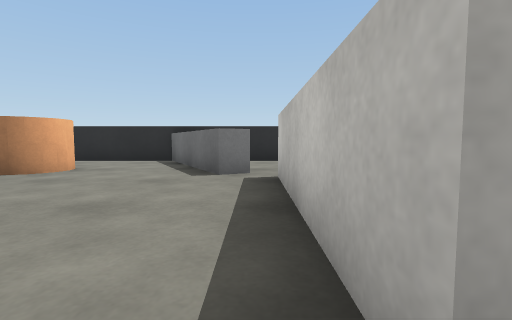
view 1 (above)

18 first-person views from a walk through a 3-D level made in the Unity game engine. The camera is 0.59 m above the floor, tilts 4° down and sees 85° across. The floor is counted in squares, 1 m on a side. Each view is taken from the middle of a square. On the plan, view 1 faces up. The plan holds only what a view shows up to about 9 squares ahead; the rest is blank. The place goes on beyond the plan. Surface patterns are stand-ins for the level's own textures.

view 2
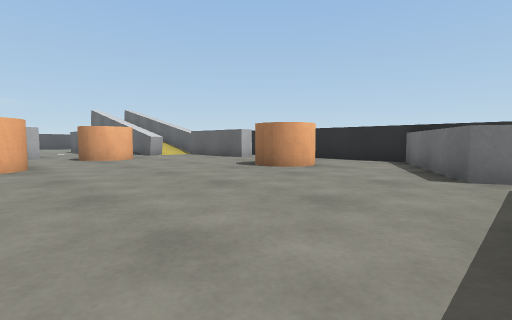

view 3
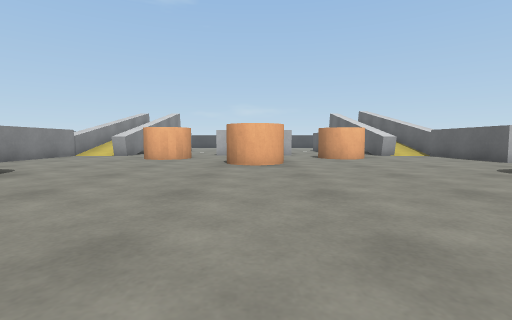

view 4
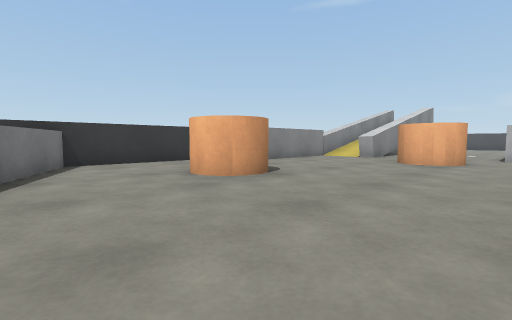

view 5
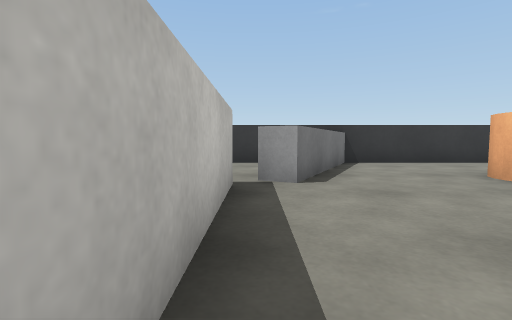

view 6
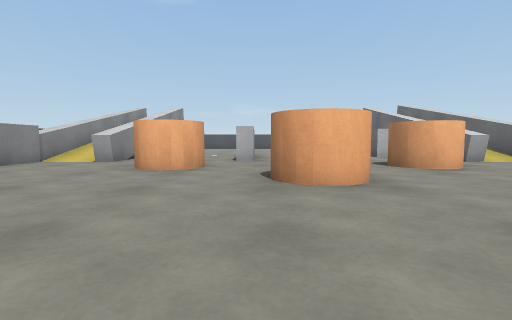

view 7
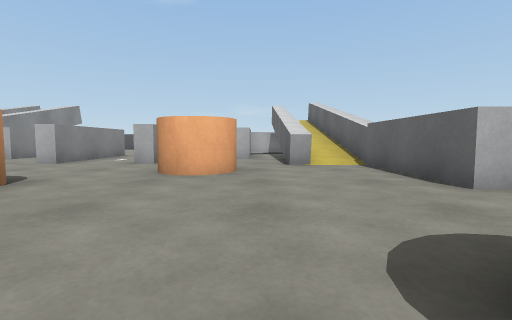

view 8
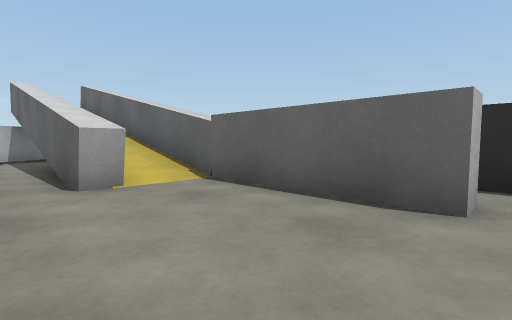

view 9
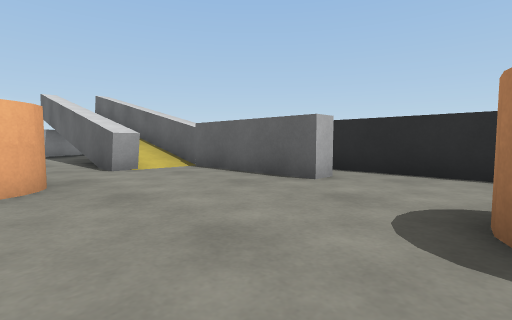

view 10
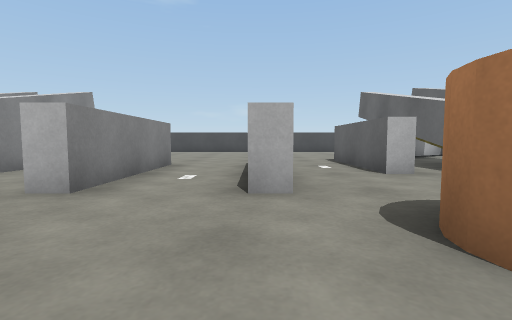

view 11
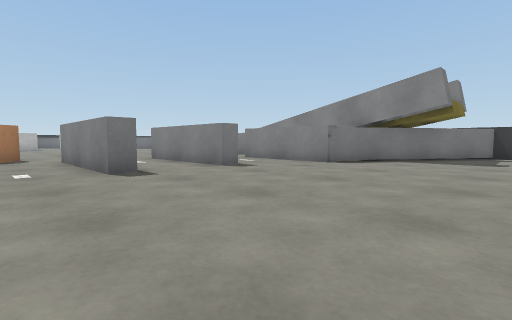

view 12
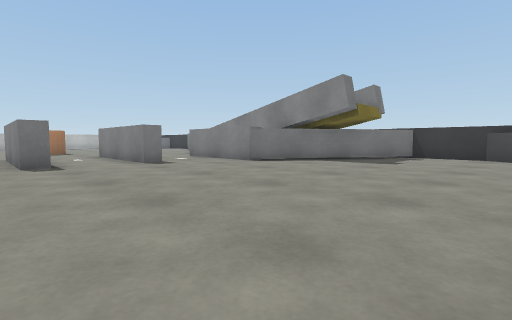

view 13
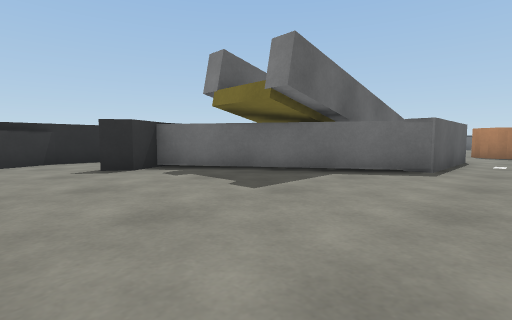

view 14
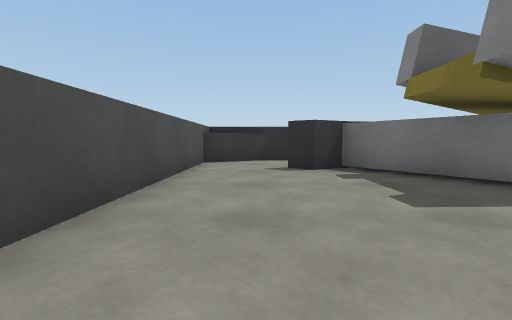

view 15
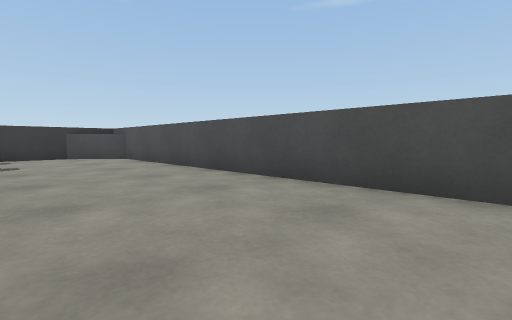

view 16
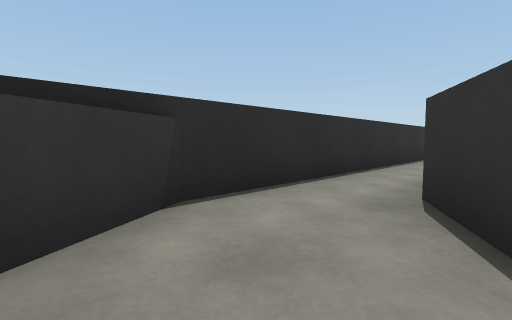

view 17
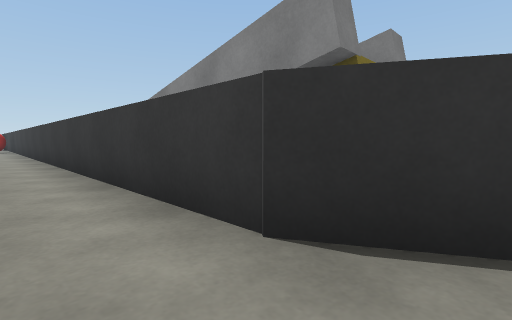

view 18
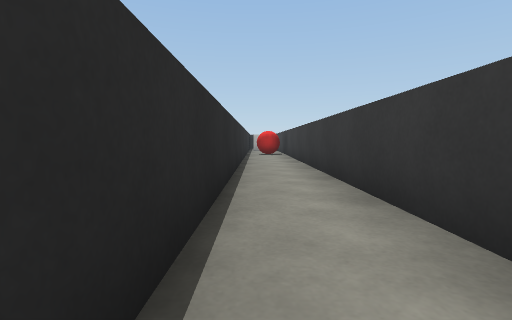

### Floor plan
Key: @ floor where view 1 was taken; # wall or solid block; . floor; / step, stairs or slope; ^ raised ledge; C orange cylinder; B block.
Columns run from 23 left of view 1 to 1 right of it. Each row starts with its distance up from view 1.
 11  ##################
 10  ^^................
  9 #...B..............
  8 #..B#####################
  7 #....###########.....^ .
  6 #....#   ////.....CC..^.
  5 #.....####^^^.....CC..^#
  4 #......####............##
  3 #............CC.........#
  2 #.............C.........#
  1 #........###............#
  0 #..............CC......@
 -1 #........###....C.......#
 -2 #.............C.........#
 -3 #........... CC.........#
 -4 #......####  ...........#
 -5 #.....##   #^.....CC..#^
 -6 #.....//   //......C..^.
 -7 #....##    ^^###  ....^.
 -8  ^..##           ....^..
 -9   ###            ########

Positions as (right, up) in squares from view 1, and headings:
1: (0, 0), facing up
2: (0, 0), facing up-left
3: (0, 0), facing left
4: (-1, -1), facing down-left
5: (0, -1), facing down
6: (-3, -1), facing left
7: (-4, 4), facing left
8: (-7, 4), facing up-left
9: (-5, 3), facing up-left
10: (-8, 1), facing left
11: (-20, 3), facing down-right
12: (-22, 2), facing down-right
13: (-22, 2), facing up-right
14: (-21, 2), facing up
15: (-19, 2), facing down-left
16: (-22, 8), facing up-right
17: (-20, 10), facing down-right
18: (-14, 10), facing right
